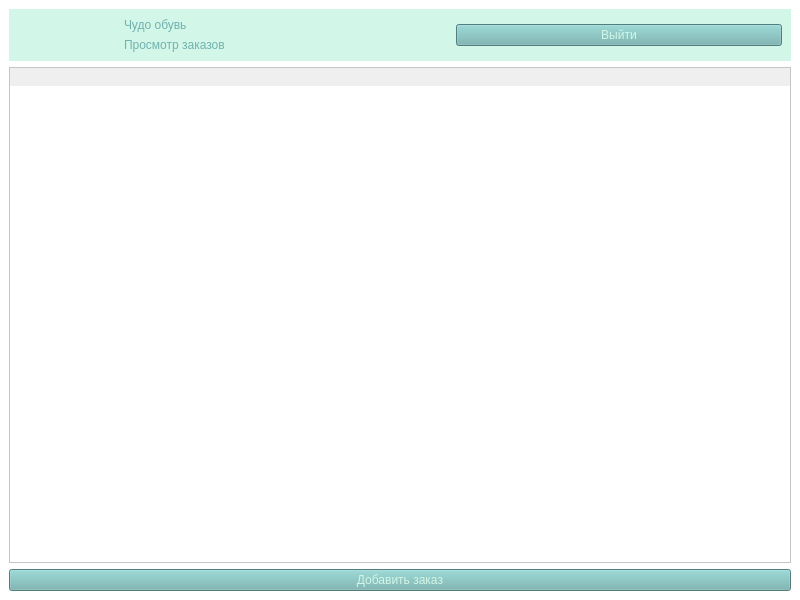
<?xml version="1.0" encoding="UTF-8"?>
<ui version="4.0">
 <class>MainWindow</class>
 <widget class="QMainWindow" name="MainWindow">
  <property name="geometry">
   <rect>
    <x>0</x>
    <y>0</y>
    <width>800</width>
    <height>600</height>
   </rect>
  </property>
  <property name="windowTitle">
   <string>MainWindow</string>
  </property>
  <property name="styleSheet">
   <string notr="true">*{
	font: 24pt &quot;Calibri&quot;;
	color:#70B2AF;
}
#header{
	background-color:#D2F6E7;
}
#body{
	background-color:#fff;
}
QPushButton{
	background-color:#70B2AF;
	color:#D2F6E7;
}
QPushButton:hover{
	background-color:#D2F6E7;
	color:#70B2AF;
}
QScrollArea{
	background-color:#fff;
}</string>
  </property>
  <widget class="QWidget" name="body">
   <layout class="QVBoxLayout" name="verticalLayout_2">
    <item alignment="Qt::AlignmentFlag::AlignTop">
     <widget class="QWidget" name="header" native="true">
      <layout class="QHBoxLayout" name="horizontalLayout">
       <item>
        <widget class="QLabel" name="label_4">
         <property name="maximumSize">
          <size>
           <width>100</width>
           <height>100</height>
          </size>
         </property>
         <property name="text">
          <string/>
         </property>
         <property name="pixmap">
          <pixmap>../img/Чудо Обувь.png</pixmap>
         </property>
         <property name="scaledContents">
          <bool>true</bool>
         </property>
        </widget>
       </item>
       <item>
        <layout class="QVBoxLayout" name="verticalLayout">
         <item>
          <widget class="QLabel" name="label_2">
           <property name="text">
            <string>Чудо обувь</string>
           </property>
          </widget>
         </item>
         <item>
          <widget class="QLabel" name="label_3">
           <property name="text">
            <string>Просмотр заказов</string>
           </property>
          </widget>
         </item>
        </layout>
       </item>
       <item>
        <widget class="QPushButton" name="logout_btn">
         <property name="text">
          <string>Выйти</string>
         </property>
        </widget>
       </item>
      </layout>
     </widget>
    </item>
    <item>
     <layout class="QHBoxLayout" name="horizontalLayout_2"/>
    </item>
    <item>
     <widget class="QScrollArea" name="scrollArea">
      <property name="widgetResizable">
       <bool>true</bool>
      </property>
      <widget class="QWidget" name="scrollAreaWidgetContents">
       <property name="geometry">
        <rect>
         <x>0</x>
         <y>0</y>
         <width>780</width>
         <height>18</height>
        </rect>
       </property>
       <property name="sizePolicy">
        <sizepolicy hsizetype="Preferred" vsizetype="Fixed">
         <horstretch>0</horstretch>
         <verstretch>0</verstretch>
        </sizepolicy>
       </property>
       <layout class="QVBoxLayout" name="verticalLayout_3"/>
      </widget>
     </widget>
    </item>
    <item>
     <widget class="QPushButton" name="add_order_btn">
      <property name="text">
       <string>Добавить заказ</string>
      </property>
     </widget>
    </item>
   </layout>
  </widget>
 </widget>
 <resources/>
 <connections/>
</ui>
